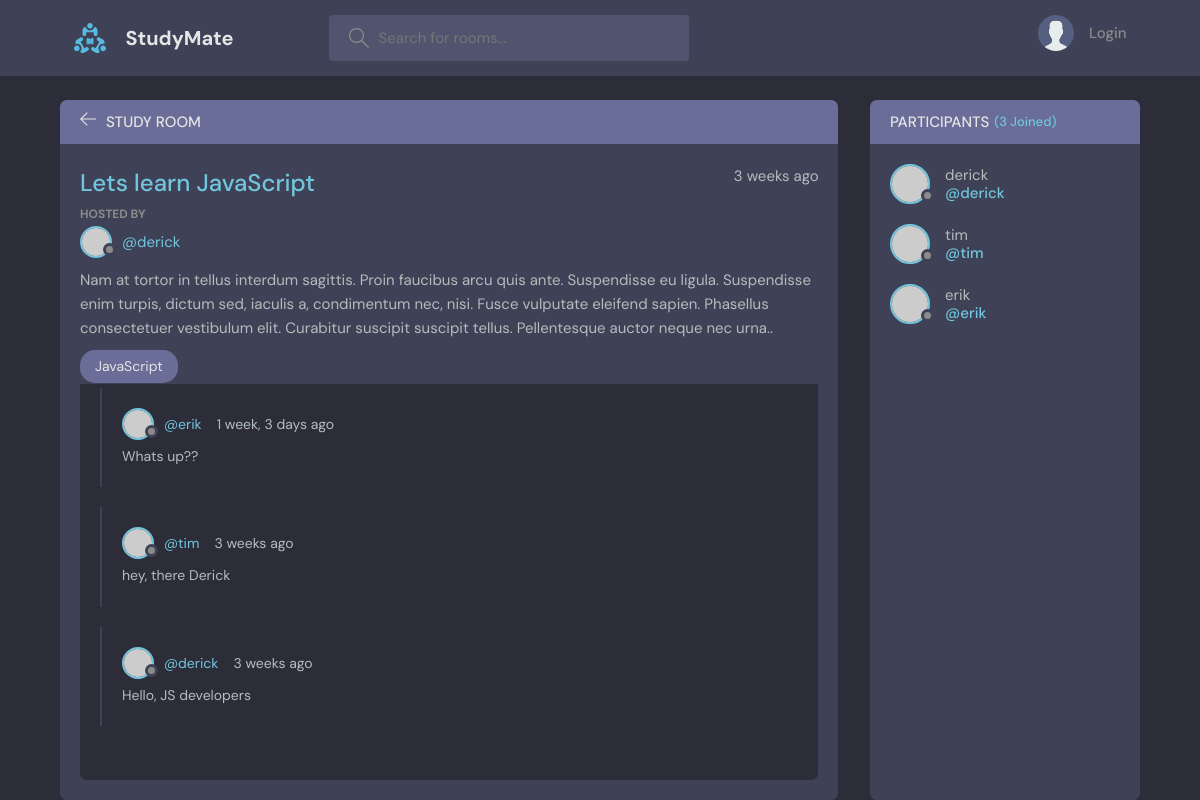
The page /room/1/ on the database its author committed.
### base/models.py (models this page shows, shortened)
class Room(models.Model):
    host = models.ForeignKey(User, on_delete=models.SET_NULL, null=True) # database table relationship
    topic=  models.ForeignKey(Topic, on_delete=models.SET_NULL, null=True)
    name = models.CharField(max_length=200)
    description = models.TextField(null=True, blank=True)
    participants = models.ManyToManyField(User, related_name='participants',blank=True)  # many to many relationship.
    updated = models.DateTimeField(auto_now=True) #updates each time an item is updated
    created = models.DateTimeField(auto_now_add=True) #runs ONLY once when an item is created in DB
    class Meta:
        ordering = ['-updated', '-created'] # '-' enables order by descending order(new first)

class Topic(models.Model):
    name = models.CharField(max_length=200)
    def __str__(self):
        return self.name

class Message(models.Model):
    user = models.ForeignKey(User, on_delete=models.CASCADE) # database table relationship
    room = models.ForeignKey(Room, on_delete=models.CASCADE)
    body = models.TextField()
    updated = models.DateTimeField(auto_now=True)
    created = models.DateTimeField(auto_now_add=True)
    class Meta:
        ordering = ['-updated', '-created'] # '-' enables order by descending order(new first)

### base/views.py (the view, shortened to what this page needs)
# urls.py: path('room/<str:pk>/', views.room, name='room'),
def room(request, pk):  #Dynamic route in Python
    room = Room.objects.get(id=pk)
    room_messages = room.message_set.all()  # gets all messages related to this room
    participants = room.participants.all()  # get all room participants
    context = {'room': room, 'room_messages': room_messages, 'participants':participants}
    return render(request, 'base/room.html', context)

### base/templates/base/room.html (shortened to what this page needs)
{% extends 'main.html' %} {% load static %} {% block content %}
<div>
  <div class="profile-page layout layout--2">
    <div class="container">
      <div class="room">
        <div class="room__top">
          <div class="room__topLeft">
            <a href="{% url 'home' %}">
              <svg
                version="1.1"
                xmlns="http://www.w3.org/2000/svg"
                width="32"
                height="32"
                viewBox="0 0 32 32"
              >
                <title>arrow-left</title>
                <path
                  d="M13.723 2.286l-13.723 13.714 13.719 13.714 1.616-1.611-10.96-10.96h27.625v-2.286h-27.625l10.965-10.965-1.616-1.607z"
                ></path>
              </svg>
            </a>
            <h3>Study Room</h3>
          </div>
        </div>
        <div class="room__box scroll">
          <div class="room__header scroll">
            <div class="room__info">
              <h3>{{room.name}}</h3>
              <span>{{room.created|timesince}} ago</span>
            </div>
            <div class="room__hosted">
              <p>Hosted By</p>
              <a href="{% url 'user-profile' room.host.id %}" class="room__author">
                <div class="avatar avatar--small">
                  <img src="https://randomuser.me/api/portraits/men/37.jpg" />
                </div>
                <span>@{{room.host.username}}</span>
              </a>
            </div>
            <div class="room__details">
            {{room.description}}
            </div>
            <span class="room__topics">{{room.topic}}</span>
          </div>
          <div class="room__conversation">
            <div class="threads scroll">
              {% for message in room_messages %}
              <div class="thread">
                <div class="thread__top">
                  <div class="thread__author">
                    <a href="{% url 'user-profile' message.user.id %}" class="thread__authorInfo">
                      <div class="avatar avatar--small">
                        <img
                          src="https://randomuser.me/api/portraits/men/37.jpg"
                        />
                      </div>
                      <span>@{{message.user.username}}</span>
                    </a>
                    <span class="thread__date">{{message.created|timesince}} ago</span>
                  </div>
                </div>
                <div class="thread__details">
                {{message.body}}
                </div>
              </div>
              {% endfor %}
            </div>
          </div>
        </div>
      </div>
      <div class="participants">
        <h3 class="participants__top">
          Participants <span>({{participants.count}} Joined)</span>
        </h3>
        <div class="participants__list scroll">
          {% for user in participants %}
            <a href="{% url 'user-profile' user.id %}" class="participant">
              <div class="avatar avatar--medium">
                <img src="https://randomuser.me/api/portraits/men/37.jpg" />
              </div>
              <p>
                {{user}}
                <span>@{{user.username}}</span>
              </p>
            </a>
          {% endfor %}
        </div>
      </div>
    </div>
  </div>
</div>
{% endblock content %}

### rows shown on the page
Room: name "Lets learn JavaScript", created "3 weeks", host.username "derick", description "Nam at tortor in tellus interdum sagittis. Proin faucibus arcu quis ante. Suspendisse eu ligula. Suspendisse enim turpis, dictum sed, iaculis a, condimentum nec, nisi. Fusce vulputate eleifend sapien. Phasellus consectetuer vestibulum elit. Curabitur suscipit suscipit tellus. Pellentesque auctor neque nec urna..", topic "JavaScript"
Message: user.username "erik", created "1 week, 3 days", body "Whats up??"
Message: user.username "tim", created "3 weeks", body "hey, there Derick"
Message: user.username "derick", created "3 weeks", body "Hello, JS developers"

### other values the page prints
{{ participants.count }} "3"
{{ user }} "derick"
{{ user.username }} "derick"
{{ user }} "tim"
{{ user.username }} "tim"
{{ user }} "erik"
{{ user.username }} "erik"
